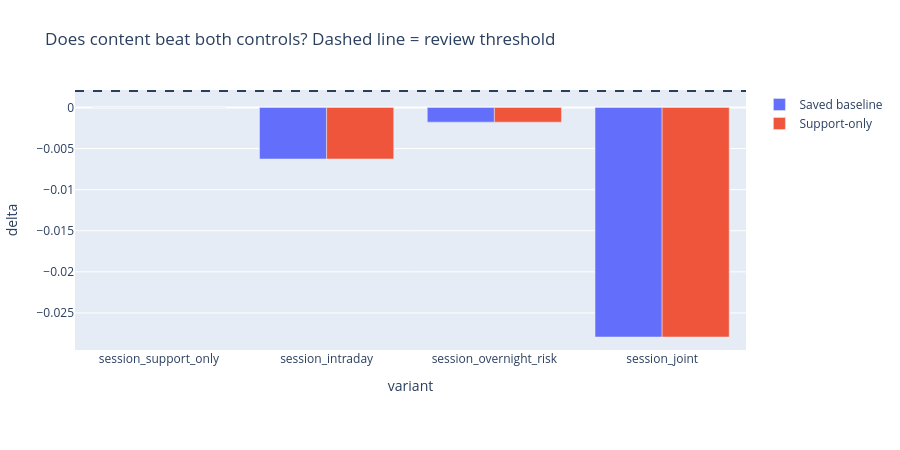

Notebook source saved alongside this figure:
### Markdown cell above
## Matched additions versus two controls

### Code cell
figures[4][1].show(renderer='plotly_mimetype')

### Figure 1 — Plotly figure (JSON) as saved in the notebook; plotly's stock layout.template omitted (floating-point values rounded to 4 significant figures)
{"data": [{"alignmentgroup": "True", "hovertemplate": "reference=Saved baseline<br>variant=%{x}<br>delta=%{y}<extra></extra>", "legendgroup": "Saved baseline", "marker": {"color": "#636efa", "pattern": {"shape": ""}}, "name": "Saved baseline", "offsetgroup": "Saved baseline", "orientation": "v", "showlegend": true, "textposition": "auto", "type": "bar", "x": ["session_support_only", "session_intraday", "session_overnight_risk", "session_joint"], "xaxis": "x", "y": [0.0, -0.006269, -0.001787, -0.02793], "yaxis": "y"}, {"alignmentgroup": "True", "hovertemplate": "reference=Support-only<br>variant=%{x}<br>delta=%{y}<extra></extra>", "legendgroup": "Support-only", "marker": {"color": "#EF553B", "pattern": {"shape": ""}}, "name": "Support-only", "offsetgroup": "Support-only", "orientation": "v", "showlegend": true, "textposition": "auto", "type": "bar", "x": ["session_support_only", "session_intraday", "session_overnight_risk", "session_joint"], "xaxis": "x", "y": [0.0, -0.006269, -0.001787, -0.02793], "yaxis": "y"}], "layout": {"barmode": "group", "height": 450, "legend": {"title": {"text": ""}, "tracegroupgap": 0}, "margin": {"b": 100, "l": 65, "r": 30, "t": 90}, "shapes": [{"line": {"dash": "dash"}, "type": "line", "x0": 0, "x1": 1, "xref": "x domain", "y0": 0.002, "y1": 0.002, "yref": "y"}], "title": {"text": "Does content beat both controls? Dashed line = review threshold"}, "xaxis": {"anchor": "y", "domain": [0, 1], "title": {"text": "variant"}}, "yaxis": {"anchor": "x", "domain": [0, 1], "title": {"text": "delta"}}}}
